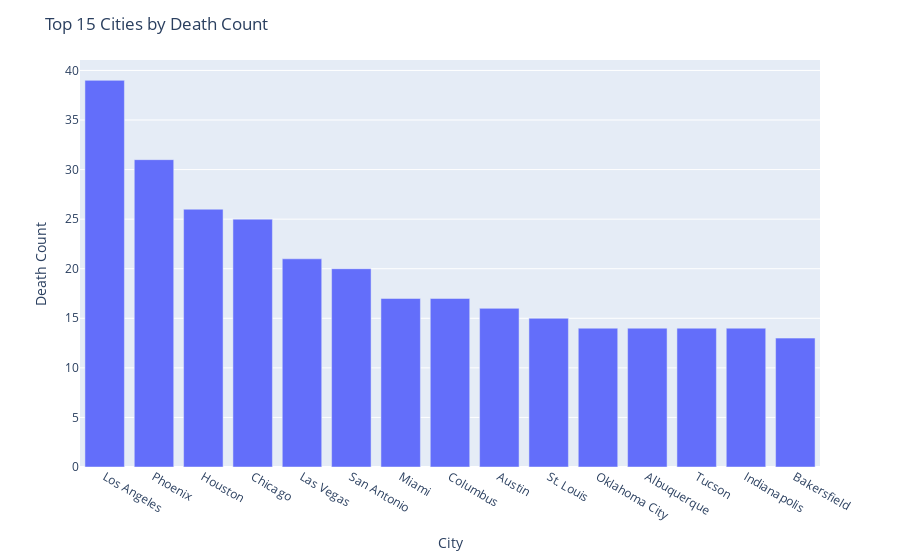

The notebook cell this image was saved under:
### Code cell
fig = px.bar(top15_cities, x='city', y='count')

fig.update_layout(
    title="Top 15 Cities by Death Count",
    xaxis_title="City",
    yaxis_title="Death Count",
    showlegend=False
)

fig.show()

### Figure 1 — Plotly figure (JSON) as saved in the notebook; plotly's stock layout.template omitted (floating-point values rounded to 4 significant figures)
{"data": [{"alignmentgroup": "True", "hovertemplate": "city=%{x}<br>count=%{y}<extra></extra>", "legendgroup": "", "marker": {"color": "#636efa", "pattern": {"shape": ""}}, "name": "", "offsetgroup": "", "orientation": "v", "showlegend": false, "textposition": "auto", "type": "bar", "x": ["Los Angeles", "Phoenix", "Houston", "Chicago", "Las Vegas", "San Antonio", "Miami", "Columbus", "Austin", "St. Louis", "Oklahoma City", "Albuquerque", "Tucson", "Indianapolis", "Bakersfield"], "xaxis": "x", "y": [39, 31, 26, 25, 21, 20, 17, 17, 16, 15, 14, 14, 14, 14, 13], "yaxis": "y"}], "layout": {"autosize": true, "barmode": "relative", "legend": {"tracegroupgap": 0}, "margin": {"t": 60}, "showlegend": false, "title": {"text": "Top 15 Cities by Death Count"}, "xaxis": {"anchor": "y", "autorange": true, "domain": [0, 1], "range": [-0.5, 14.5], "title": {"text": "City"}, "type": "category"}, "yaxis": {"anchor": "x", "autorange": true, "domain": [0, 1], "range": [0, 41.05], "title": {"text": "Death Count"}, "type": "linear"}}}
